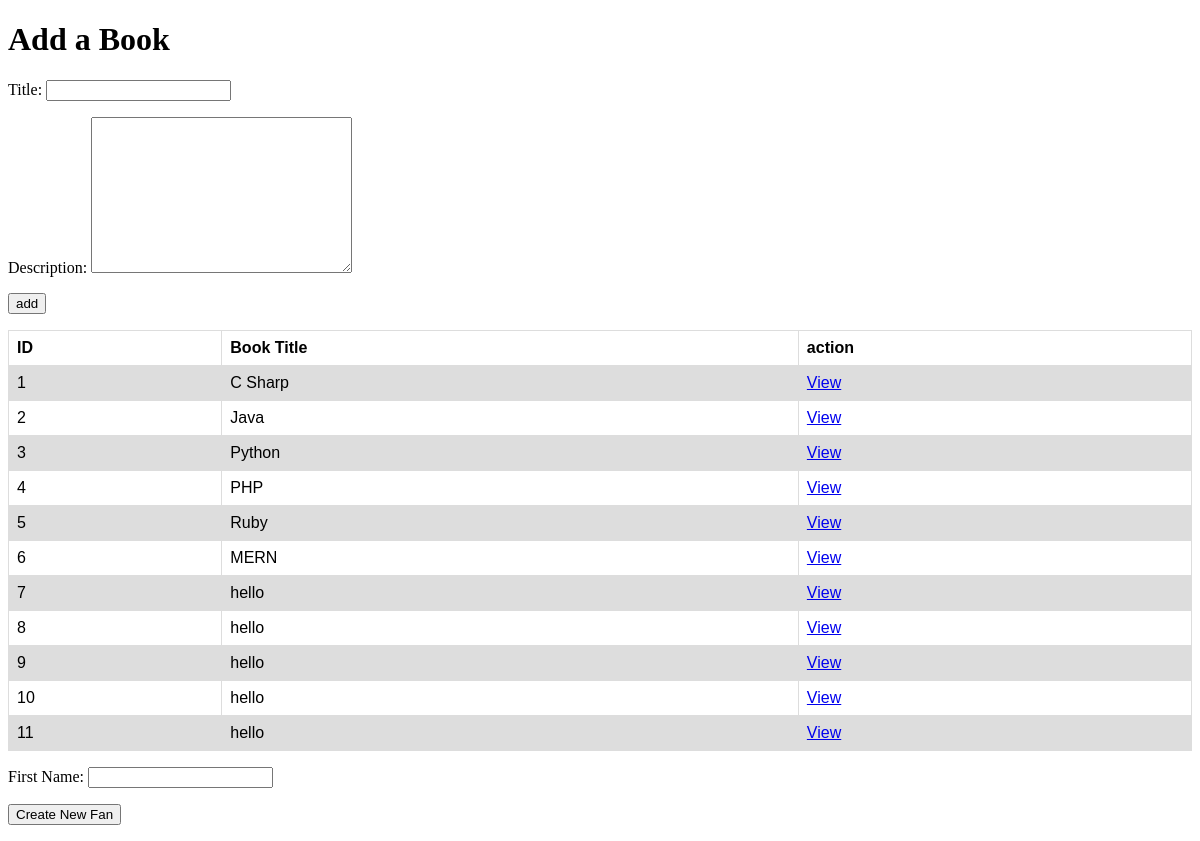
The page / on the database its author committed.
### book_author_app/models.py (models this page shows)
class Book(models.Model):
    title = models.CharField(max_length=225)
    desc = models.TextField(max_length=225)
    created_at = models.DateTimeField(auto_now_add=True)
    updated_at = models.DateTimeField(auto_now=True)

### book_author_app/views.py (the view)
# urls.py: path('', views.index),
def index(request):
	context = {
		'allbooks': Book.objects.all()
	}
	return render(request,"index.html", context)

### book_author_app/templates/index.html (shortened to what this page needs)
<!DOCTYPE html>
<html lang="en">
<head>
</head>
<body>
    <h1>Add a Book</h1>
    <form action= '/createBook' method='post'>
        <p>Title: <input type="text" Name="b_Name" id="" ></p>
        <p>Description: <textarea  Name= 'desc' id='' cols="30" rows="10"textarea></textarea></p>
        <p><input type="submit" value="add"></p>
    </form>
    <table>
    <tr>
        <th>ID</th>
        <th>Book Title</th>
        <th>action</th>
    </tr>
    {% for bookObj in allbooks %}
    <tr>
        <td>{{bookObj.id}}</td>
        <td>{{bookObj.title}}</td>
        <td><a href="/courses/{{bookObj.id}}/">View</a></td>
    </tr>
    {% endfor %}
    </table>
    <form action="/createshow" method="post">
        <p>First Name: <input type="text" name="nah" id="" required></p>
        <p><input type="submit" value="Create New Fan"></p>
    </form>
</body>
</html>

### book_author_app/templates/index.html (style rules this page uses)
table { font-family: arial, sans-serif; border-collapse: collapse; width: 100%; }
td, th { border: 1px solid #dddddd; text-align: left; padding: 8px; }
tr:nth-child(even) { background-color: #dddddd; }

### rows shown on the page
Book: id "1", title "C Sharp"
Book: id "2", title "Java"
Book: id "3", title "Python"
Book: id "4", title "PHP"
Book: id "5", title "Ruby"
Book: id "6", title "MERN"
Book: id "7", title "hello"
Book: id "8", title "hello"
Book: id "9", title "hello"
Book: id "10", title "hello"
Book: id "11", title "hello"
